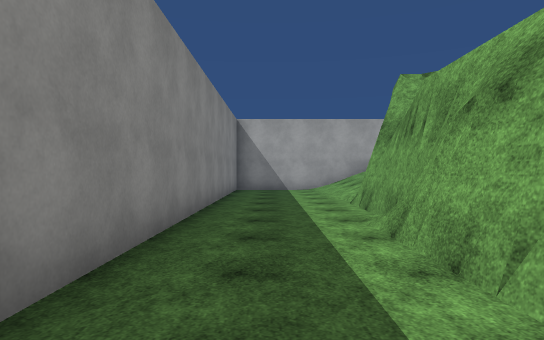
view 1 (above)

24 first-person views from a walk through a Unity game level. The camera is 1.4 m above the floor, looks level and sees 75° across. The floor is counted in squares, 2 m on a side. Each view is taken from the middle of a square. On the plan, view 1 faces up. The plan holds only what a view shows up to about 11 squares ahead; the rest is blank. The place goes on beyond the plan. Surface patterns are stand-ins for the level's own textures.

view 2
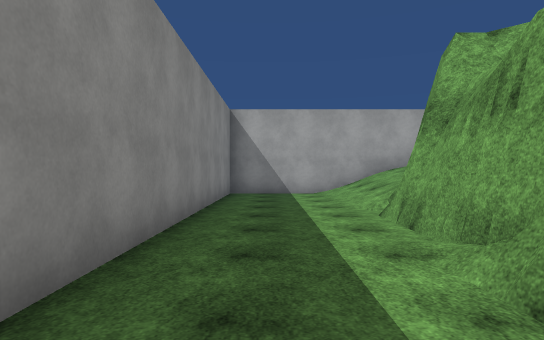

view 3
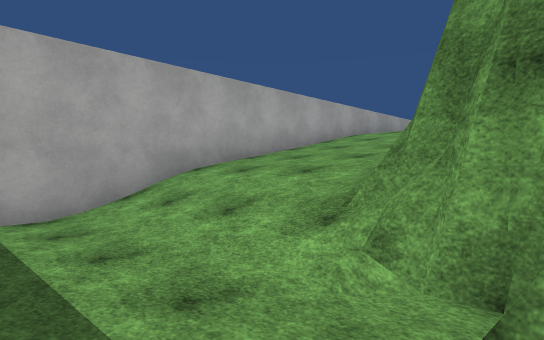

view 4
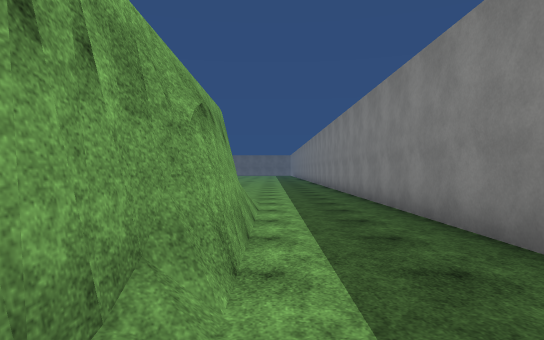

view 5
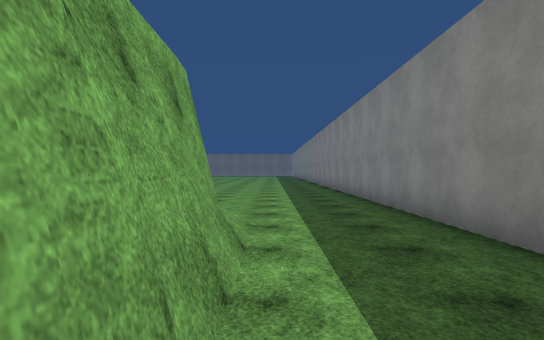

view 6
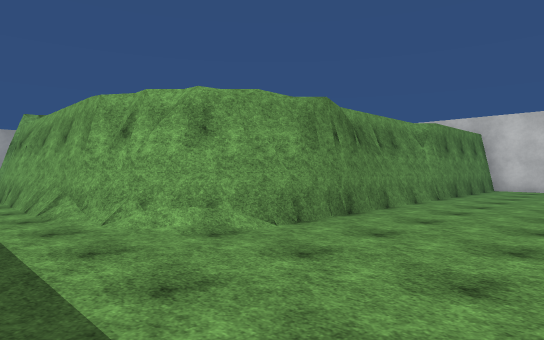

view 7
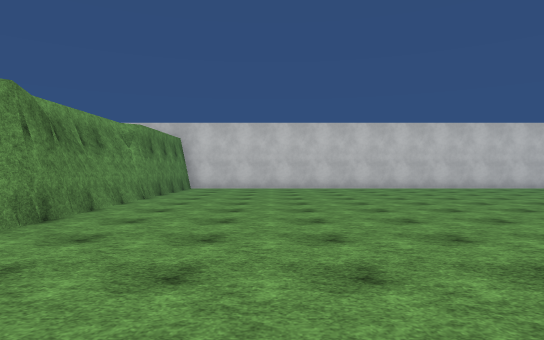

view 8
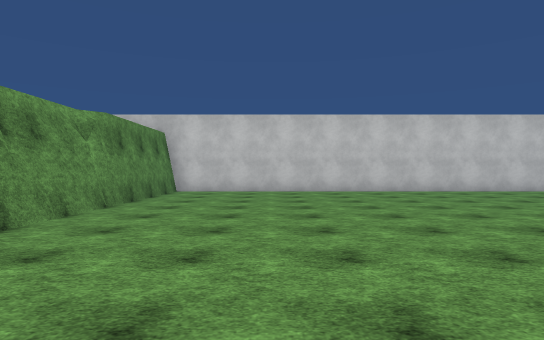

view 9
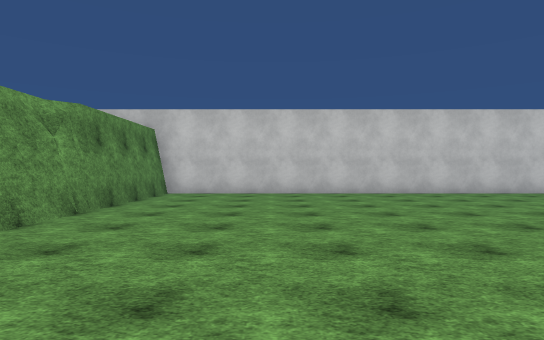

view 10
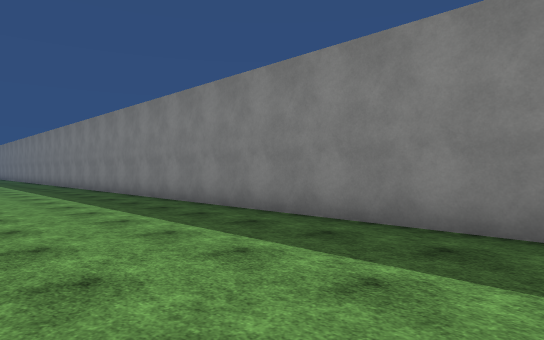

view 11
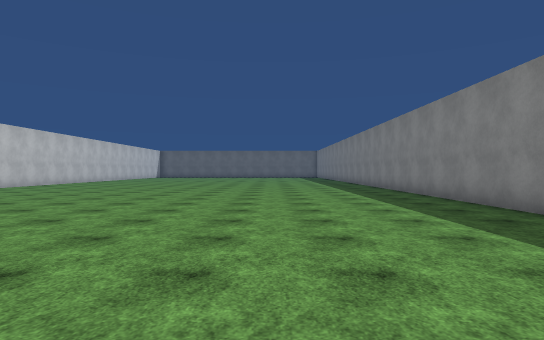

view 12
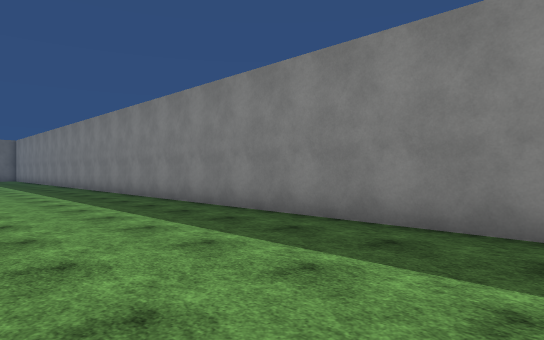

view 13
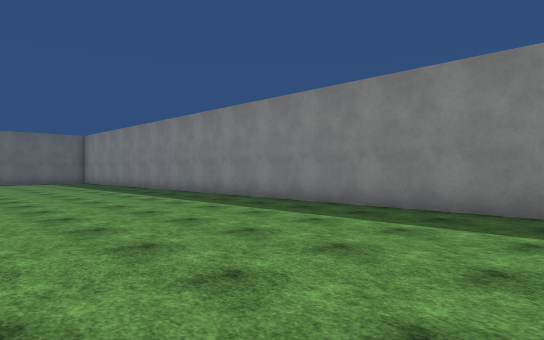

view 14
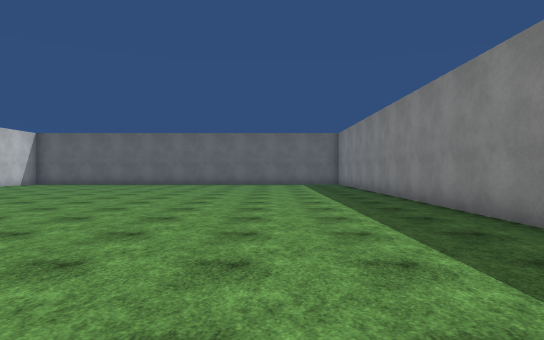

view 15
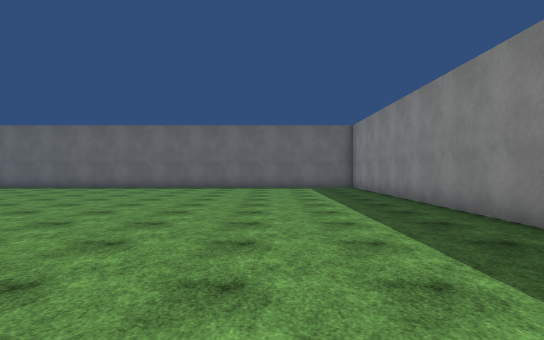

view 16
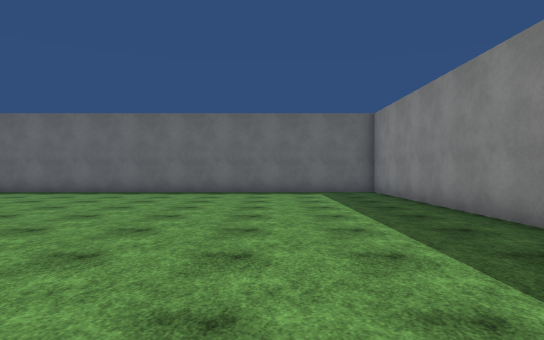

view 17
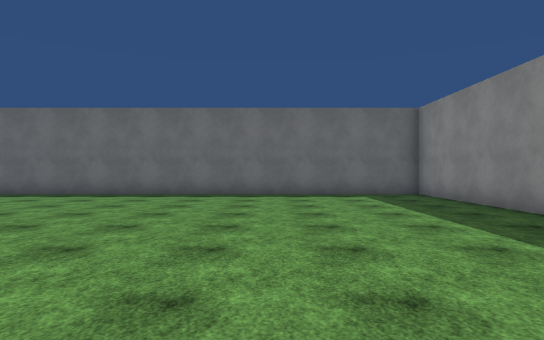

view 18
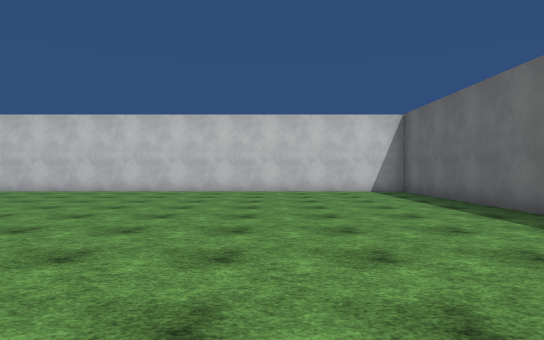

view 19
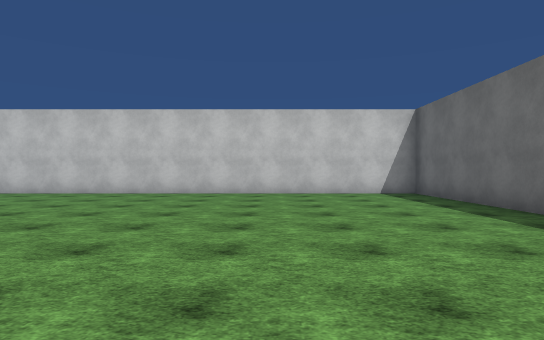

view 20
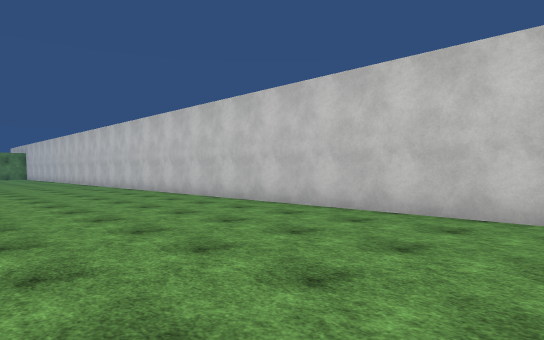

view 21
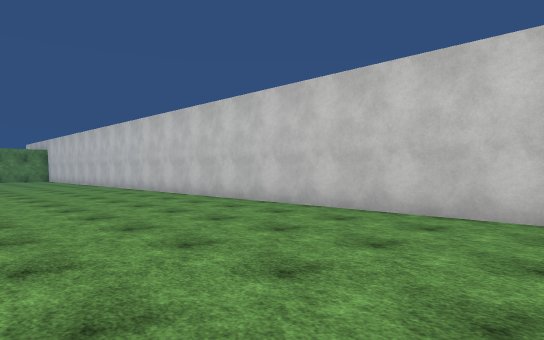

view 22
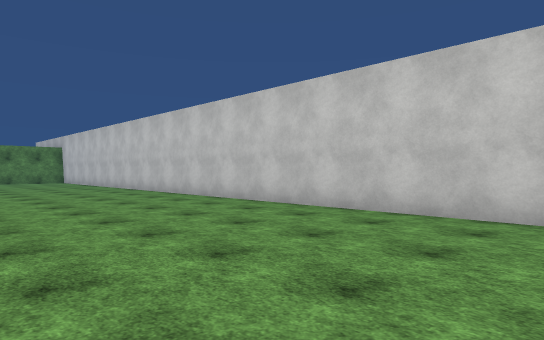

view 23
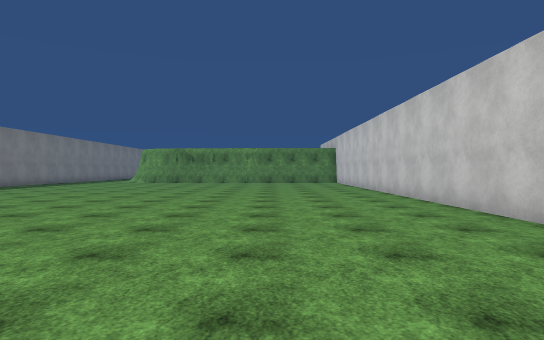

view 24
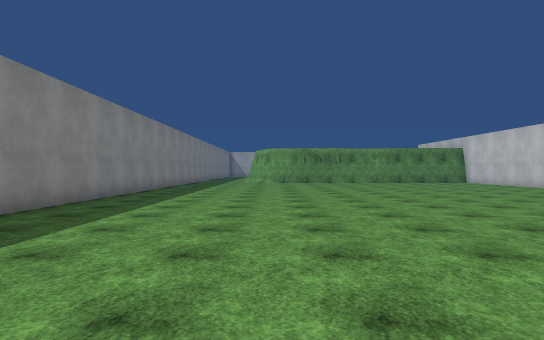

### Floor plan
Key: @ floor where view 1 was taken; # wall or solid block; . main floor; : floor 3.75 m higher than the main floor; / step, stairs or slope; = window, fence, low wall or low ledge; ^ raised ledge; v drop or lower ground.
Columns run from 2 left of view 1 to 14 right of it. Each row starts with its distance up from view 1.
 13 ###########^^
 12 #.../////////
 11 #...////////
 10 #...//////
  9 #...////
  8 #...##
  7 #...#/
  6 #...#=
  5 #...#
  4 #...#
  3 #...#
  2 #...#
  1 #...#
  0 #.@.#
 -1 #...#
 -2 #...#           ^
 -3 #.../#// vv:    ^
 -4 #..../#v###vvvv##
 -5 #...............#
 -6 #...............#
 -7 #...............#
 -8 #...............#
 -9 #...............#
-10 #...............#
-11 #...............#
-12 #...............#
-13 #...............#
-14 #...............#
-15 #...............#
-16 #...............#
-17 #...............#
-18 #...............#
-19 #...............#
-20 #...............#
-21 #.......  ......#
-22 #......   ......#
-23 #.......  ......#
-24 #.......  ......#
-25 #........ ......#
-26 #...............#
-27 #...............#
-28 #...............#
-29 #...............#
-30 #...............#
-31 #...............#
-32 #...............#
-33 #...............#
-34 #...............#
-35 #...............#
-36 #...............#
-37 #...............#
-38 #################

Where each view was taken, in squares from view 1:
view 1: 0 up, 0 right, facing up
view 2: 2 up, 0 right, facing up
view 3: 7 up, 0 right, facing up-right
view 4: 6 up, 1 right, facing down
view 5: 3 up, 1 right, facing down
view 6: 7 down, 0 right, facing up-right
view 7: 7 down, 0 right, facing right
view 8: 7 down, 2 right, facing right
view 9: 7 down, 3 right, facing right
view 10: 4 down, 3 right, facing down-left
view 11: 4 down, 3 right, facing down
view 12: 11 down, 3 right, facing down-left
view 13: 17 down, 5 right, facing down-left
view 14: 20 down, 2 right, facing down
view 15: 23 down, 2 right, facing down
view 16: 26 down, 2 right, facing down
view 17: 27 down, 3 right, facing down
view 18: 33 down, 2 right, facing right
view 19: 33 down, 3 right, facing right
view 20: 34 down, 8 right, facing up-right
view 21: 28 down, 8 right, facing up-right
view 22: 25 down, 8 right, facing up-right
view 23: 23 down, 10 right, facing up
view 24: 23 down, 3 right, facing up
